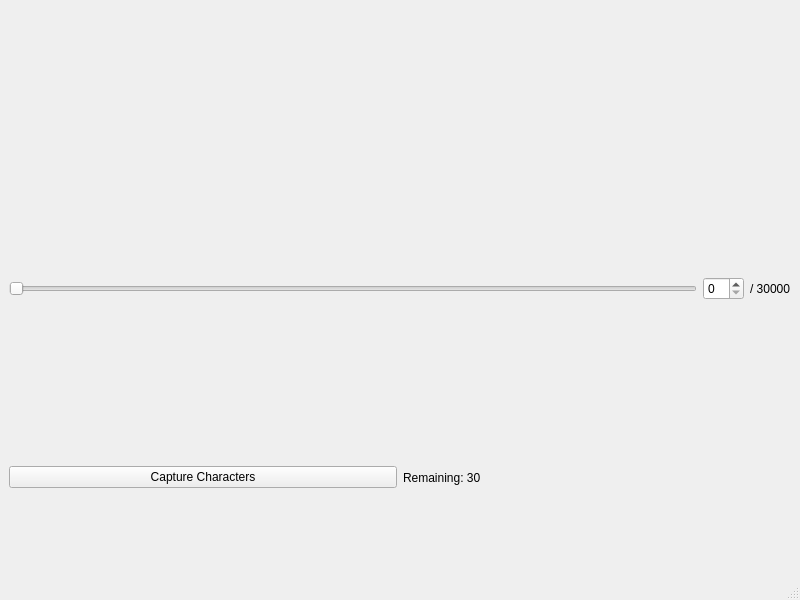
<?xml version="1.0" encoding="UTF-8"?>
<ui version="4.0">
 <class>MainWindow</class>
 <widget class="QMainWindow" name="MainWindow">
  <property name="geometry">
   <rect>
    <x>0</x>
    <y>0</y>
    <width>800</width>
    <height>600</height>
   </rect>
  </property>
  <property name="windowTitle">
   <string>MainWindow</string>
  </property>
  <widget class="QWidget" name="cwMain">
   <layout class="QVBoxLayout" name="verticalLayout_2">
    <item>
     <layout class="QHBoxLayout" name="hlFrame">
      <item>
       <widget class="QLabel" name="lblFrame">
        <property name="text">
         <string/>
        </property>
       </widget>
      </item>
      <item>
       <widget class="QLabel" name="lblGray">
        <property name="text">
         <string/>
        </property>
       </widget>
      </item>
     </layout>
    </item>
    <item>
     <layout class="QHBoxLayout" name="hlSlider">
      <item>
       <widget class="QSlider" name="slFrame">
        <property name="orientation">
         <enum>Qt::Horizontal</enum>
        </property>
       </widget>
      </item>
      <item>
       <widget class="QSpinBox" name="sbxFrameCurrent"/>
      </item>
      <item>
       <widget class="QLabel" name="lblFrames">
        <property name="text">
         <string>/ 30000</string>
        </property>
       </widget>
      </item>
     </layout>
    </item>
    <item>
     <layout class="QHBoxLayout" name="horizontalLayout">
      <item>
       <widget class="QPushButton" name="btnCapture">
        <property name="text">
         <string>Capture Characters</string>
        </property>
       </widget>
      </item>
      <item>
       <widget class="QLabel" name="lblRemaining">
        <property name="text">
         <string>Remaining: 30</string>
        </property>
       </widget>
      </item>
     </layout>
    </item>
   </layout>
  </widget>
  <widget class="QStatusBar" name="statusbar"/>
  <action name="actionNew_Project">
   <property name="text">
    <string>New Project...</string>
   </property>
  </action>
  <action name="actionLoad_Project">
   <property name="text">
    <string>Load Project...</string>
   </property>
  </action>
  <action name="actionSave_Project">
   <property name="text">
    <string>Save Project...</string>
   </property>
  </action>
  <action name="actionClose">
   <property name="text">
    <string>Close</string>
   </property>
  </action>
  <action name="actionIdentify_Segments">
   <property name="text">
    <string>Identify Segments</string>
   </property>
  </action>
  <action name="actionOCR_All">
   <property name="text">
    <string>OCR All</string>
   </property>
  </action>
  <action name="actionTranslate_All">
   <property name="text">
    <string>Translate All</string>
   </property>
  </action>
 </widget>
 <resources/>
 <connections/>
</ui>
